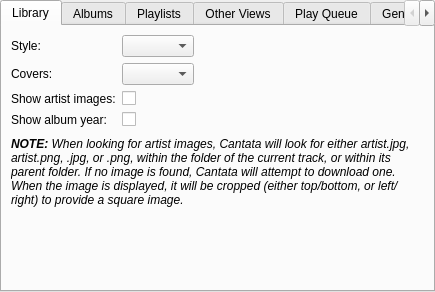
<?xml version="1.0" encoding="UTF-8"?>
<ui version="4.0">
 <class>InterfaceSettings</class>
 <widget class="QWidget" name="InterfaceSettings">
  <property name="geometry">
   <rect>
    <x>0</x>
    <y>0</y>
    <width>435</width>
    <height>292</height>
   </rect>
  </property>
  <property name="windowTitle">
   <string>Form</string>
  </property>
  <layout class="QVBoxLayout" name="verticalLayout">
   <property name="margin">
    <number>0</number>
   </property>
   <item>
    <widget class="QTabWidget" name="tabWidget">
     <property name="currentIndex">
      <number>0</number>
     </property>
     <property name="movable">
      <bool>false</bool>
     </property>
     <widget class="QWidget" name="tab">
      <attribute name="title">
       <string>Library</string>
      </attribute>
      <layout class="QVBoxLayout" name="verticalLayout_2">
       <item>
        <layout class="QFormLayout" name="formLayout">
         <property name="fieldGrowthPolicy">
          <enum>QFormLayout::ExpandingFieldsGrow</enum>
         </property>
         <item row="0" column="0">
          <widget class="BuddyLabel" name="label">
           <property name="text">
            <string>Style:</string>
           </property>
           <property name="buddy">
            <cstring>libraryView</cstring>
           </property>
          </widget>
         </item>
         <item row="0" column="1">
          <widget class="QComboBox" name="libraryView"/>
         </item>
         <item row="1" column="0">
          <widget class="BuddyLabel" name="label_5b">
           <property name="text">
            <string>Covers:</string>
           </property>
           <property name="buddy">
            <cstring>libraryCoverSize</cstring>
           </property>
          </widget>
         </item>
         <item row="1" column="1">
          <widget class="QComboBox" name="libraryCoverSize"/>
         </item>
         <item row="2" column="0">
          <widget class="BuddyLabel" name="libraryArtistImageLabel">
           <property name="text">
            <string>Show artist images:</string>
           </property>
           <property name="buddy">
            <cstring>libraryArtistImage</cstring>
           </property>
          </widget>
         </item>
         <item row="2" column="1">
          <widget class="OnOffButton" name="libraryArtistImage">
           <property name="text">
            <string/>
           </property>
          </widget>
         </item>
         <item row="3" column="0">
          <widget class="BuddyLabel" name="label_6">
           <property name="text">
            <string>Show album year:</string>
           </property>
           <property name="buddy">
            <cstring>libraryYear</cstring>
           </property>
          </widget>
         </item>
         <item row="3" column="1">
          <widget class="OnOffButton" name="libraryYear">
           <property name="text">
            <string/>
           </property>
          </widget>
         </item>
        </layout>
       </item>
       <item>
        <spacer name="verticalSpacer">
         <property name="orientation">
          <enum>Qt::Vertical</enum>
         </property>
         <property name="sizeType">
          <enum>QSizePolicy::Fixed</enum>
         </property>
         <property name="sizeHint" stdset="0">
          <size>
           <width>20</width>
           <height>4</height>
          </size>
         </property>
        </spacer>
       </item>
       <item>
        <widget class="QLabel" name="label_8">
         <property name="sizePolicy">
          <sizepolicy hsizetype="Preferred" vsizetype="MinimumExpanding">
           <horstretch>0</horstretch>
           <verstretch>0</verstretch>
          </sizepolicy>
         </property>
         <property name="text">
          <string>&lt;i&gt;&lt;b&gt;NOTE:&lt;/b&gt; When looking for artist images, Cantata will look for either artist.jpg, artist.png, &lt;Artist&gt;.jpg, or &lt;Artist&gt;.png,
within the folder of the current track, or within its parent folder. If no image is found, Cantata will attempt to download one.&lt;br/&gt;
When the image is displayed, it will be cropped (either top/bottom, or left/right) to provide a square image.&lt;/i&gt;</string>
         </property>
         <property name="alignment">
          <set>Qt::AlignLeading|Qt::AlignLeft|Qt::AlignTop</set>
         </property>
         <property name="wordWrap">
          <bool>true</bool>
         </property>
        </widget>
       </item>
      </layout>
     </widget>
     <widget class="QWidget" name="tab_2">
      <attribute name="title">
       <string>Albums</string>
      </attribute>
      <layout class="QFormLayout" name="formLayout_2">
       <property name="fieldGrowthPolicy">
        <enum>QFormLayout::ExpandingFieldsGrow</enum>
       </property>
       <item row="0" column="0">
        <widget class="BuddyLabel" name="label_3a">
         <property name="text">
          <string>Style:</string>
         </property>
         <property name="buddy">
          <cstring>albumsView</cstring>
         </property>
        </widget>
       </item>
       <item row="0" column="1">
        <widget class="QComboBox" name="albumsView"/>
       </item>
       <item row="1" column="0">
        <widget class="BuddyLabel" name="label_5c">
         <property name="text">
          <string>Covers:</string>
         </property>
         <property name="buddy">
          <cstring>albumsCoverSize</cstring>
         </property>
        </widget>
       </item>
       <item row="1" column="1">
        <widget class="QComboBox" name="albumsCoverSize"/>
       </item>
       <item row="2" column="0">
        <widget class="BuddyLabel" name="label_5x">
         <property name="text">
          <string>Sort albums:</string>
         </property>
         <property name="buddy">
          <cstring>albumsCoverSize</cstring>
         </property>
        </widget>
       </item>
       <item row="2" column="1">
        <widget class="QComboBox" name="albumSort">
         <item>
          <property name="text">
           <string>Album/Artist</string>
          </property>
         </item>
         <item>
          <property name="text">
           <string>Artist/Album</string>
          </property>
         </item>
         <item>
          <property name="text">
           <string>Artist/Year/Album</string>
          </property>
         </item>
        </widget>
       </item>
      </layout>
     </widget>
     <widget class="QWidget" name="tab_6">
      <attribute name="title">
       <string>Playlists</string>
      </attribute>
      <layout class="QFormLayout" name="formLayout_6">
       <property name="fieldGrowthPolicy">
        <enum>QFormLayout::ExpandingFieldsGrow</enum>
       </property>
       <item row="0" column="0">
        <widget class="BuddyLabel" name="label_3">
         <property name="text">
          <string>Style:</string>
         </property>
         <property name="buddy">
          <cstring>playlistsView</cstring>
         </property>
        </widget>
       </item>
       <item row="0" column="1">
        <widget class="QComboBox" name="playlistsView"/>
       </item>
       <item row="1" column="0">
        <widget class="BuddyLabel" name="playListsStartClosedLabel">
         <property name="text">
          <string>Initially collapse albums:</string>
         </property>
         <property name="buddy">
          <cstring>playListsStartClosed</cstring>
         </property>
        </widget>
       </item>
       <item row="1" column="1">
        <widget class="OnOffButton" name="playListsStartClosed">
         <property name="text">
          <string/>
         </property>
        </widget>
       </item>
      </layout>
     </widget>
     <widget class="QWidget" name="tab_3">
      <attribute name="title">
       <string>Other Views</string>
      </attribute>
      <layout class="QFormLayout" name="formLayout_3">
       <property name="fieldGrowthPolicy">
        <enum>QFormLayout::ExpandingFieldsGrow</enum>
       </property>
       <item row="0" column="0">
        <widget class="BuddyLabel" name="label_2">
         <property name="text">
          <string>Folder view style:</string>
         </property>
         <property name="buddy">
          <cstring>folderView</cstring>
         </property>
        </widget>
       </item>
       <item row="0" column="1">
        <widget class="QComboBox" name="folderView"/>
       </item>
       <item row="1" column="0">
        <widget class="BuddyLabel" name="label_x">
         <property name="text">
          <string>Streams view style:</string>
         </property>
         <property name="buddy">
          <cstring>streamsView</cstring>
         </property>
        </widget>
       </item>
       <item row="1" column="1">
        <widget class="QComboBox" name="streamsView"/>
       </item>
       <item row="2" column="0">
        <widget class="BuddyLabel" name="devicesViewLabel">
         <property name="text">
          <string>Devices view style:</string>
         </property>
         <property name="buddy">
          <cstring>devicesView</cstring>
         </property>
        </widget>
       </item>
       <item row="2" column="1">
        <widget class="QComboBox" name="devicesView"/>
       </item>
       <item row="3" column="0">
        <widget class="BuddyLabel" name="label_5">
         <property name="text">
          <string>Use cover as lyrics background:</string>
         </property>
         <property name="buddy">
          <cstring>lyricsBgnd</cstring>
         </property>
        </widget>
       </item>
       <item row="3" column="1">
        <widget class="OnOffButton" name="lyricsBgnd">
         <property name="text">
          <string/>
         </property>
        </widget>
       </item>
      </layout>
     </widget>
     <widget class="QWidget" name="tab_5">
      <attribute name="title">
       <string>Play Queue</string>
      </attribute>
      <layout class="QFormLayout" name="formLayout_5">
       <property name="fieldGrowthPolicy">
        <enum>QFormLayout::ExpandingFieldsGrow</enum>
       </property>
       <item row="0" column="0">
        <widget class="BuddyLabel" name="playQueueScrollLabel">
         <property name="text">
          <string>Scroll to current track:</string>
         </property>
         <property name="buddy">
          <cstring>playQueueScroll</cstring>
         </property>
        </widget>
       </item>
       <item row="0" column="1">
        <widget class="OnOffButton" name="playQueueScroll"/>
       </item>
       <item row="1" column="0">
        <widget class="BuddyLabel" name="playQueueGroupedLabel">
         <property name="text">
          <string>Style:</string>
         </property>
         <property name="buddy">
          <cstring>playQueueGrouped</cstring>
         </property>
        </widget>
       </item>
       <item row="1" column="1">
        <widget class="QComboBox" name="playQueueGrouped">
         <item>
          <property name="text">
           <string>Table</string>
          </property>
         </item>
         <item>
          <property name="text">
           <string>Grouped Albums</string>
          </property>
         </item>
        </widget>
       </item>
       <item row="2" column="0">
        <widget class="BuddyLabel" name="playQueueAutoExpandLabel">
         <property name="text">
          <string>Automatically expand current album:</string>
         </property>
         <property name="buddy">
          <cstring>playQueueAutoExpand</cstring>
         </property>
        </widget>
       </item>
       <item row="2" column="1">
        <widget class="OnOffButton" name="playQueueAutoExpand">
         <property name="text">
          <string/>
         </property>
        </widget>
       </item>
       <item row="3" column="0">
        <widget class="BuddyLabel" name="playQueueStartClosedLabel">
         <property name="text">
          <string>Initially collapse albums:</string>
         </property>
         <property name="buddy">
          <cstring>playQueueStartClosed</cstring>
         </property>
        </widget>
       </item>
       <item row="3" column="1">
        <widget class="OnOffButton" name="playQueueStartClosed">
         <property name="text">
          <string/>
         </property>
        </widget>
       </item>
      </layout>
     </widget>
     <widget class="QWidget" name="tab_4">
      <attribute name="title">
       <string>General</string>
      </attribute>
      <layout class="QVBoxLayout" name="verticalLayout_3">
       <item>
        <layout class="QFormLayout" name="formLayout_4">
         <property name="fieldGrowthPolicy">
          <enum>QFormLayout::ExpandingFieldsGrow</enum>
         </property>
         <item row="0" column="0">
          <widget class="BuddyLabel" name="label_7">
           <property name="text">
            <string>Group single track albums:</string>
           </property>
           <property name="buddy">
            <cstring>groupSingle</cstring>
           </property>
          </widget>
         </item>
         <item row="0" column="1">
          <widget class="OnOffButton" name="groupSingle">
           <property name="text">
            <string/>
           </property>
          </widget>
         </item>
         <item row="1" column="0">
          <widget class="BuddyLabel" name="groupMultipleLabel">
           <property name="text">
            <string>Multiple artist albums:</string>
           </property>
           <property name="buddy">
            <cstring>groupMultiple</cstring>
           </property>
          </widget>
         </item>
         <item row="1" column="1">
          <widget class="QComboBox" name="groupMultiple"/>
         </item>
         <item row="2" column="0">
          <widget class="BuddyLabel" name="showDeleteActionLabel">
           <property name="text">
            <string>Show delete action in context menus:</string>
           </property>
           <property name="buddy">
            <cstring>showDeleteAction</cstring>
           </property>
          </widget>
         </item>
         <item row="2" column="1">
          <widget class="OnOffButton" name="showDeleteAction">
           <property name="text">
            <string/>
           </property>
          </widget>
         </item>
         <item row="3" column="0">
          <widget class="BuddyLabel" name="storeCoversInMpdDirLabel">
           <property name="text">
            <string>Save downloaded covers in music folder:</string>
           </property>
           <property name="buddy">
            <cstring>storeCoversInMpdDir</cstring>
           </property>
          </widget>
         </item>
         <item row="3" column="1">
          <widget class="OnOffButton" name="storeCoversInMpdDir"/>
         </item>
         <item row="4" column="0">
          <widget class="BuddyLabel" name="label_4">
           <property name="text">
            <string>Save downloaded lyrics in music folder:</string>
           </property>
           <property name="buddy">
            <cstring>storeLyricsInMpdDir</cstring>
           </property>
          </widget>
         </item>
         <item row="4" column="1">
          <widget class="OnOffButton" name="storeLyricsInMpdDir">
           <property name="text">
            <string/>
           </property>
          </widget>
         </item>
         <item row="5" column="0">
          <widget class="BuddyLabel" name="forceSingleClick_label">
           <property name="text">
            <string>Enforce single-click activation of items:</string>
           </property>
           <property name="buddy">
            <cstring>forceSingleClick</cstring>
           </property>
          </widget>
         </item>
         <item row="5" column="1">
          <widget class="OnOffButton" name="forceSingleClick">
           <property name="text">
            <string/>
           </property>
          </widget>
         </item>
        </layout>
       </item>
       <item>
        <spacer name="verticalSpacer_2">
         <property name="orientation">
          <enum>Qt::Vertical</enum>
         </property>
         <property name="sizeType">
          <enum>QSizePolicy::Fixed</enum>
         </property>
         <property name="sizeHint" stdset="0">
          <size>
           <width>20</width>
           <height>4</height>
          </size>
         </property>
        </spacer>
       </item>
       <item>
        <widget class="QLabel" name="label_9">
         <property name="sizePolicy">
          <sizepolicy hsizetype="Preferred" vsizetype="MinimumExpanding">
           <horstretch>0</horstretch>
           <verstretch>0</verstretch>
          </sizepolicy>
         </property>
         <property name="text">
          <string>&lt;i&gt;&lt;b&gt;NOTE:&lt;/b&gt; Changing the &quot;Enforce single-click activation of items&quot; setting will require a re-start of Cantata.&lt;/i&gt;</string>
         </property>
         <property name="alignment">
          <set>Qt::AlignLeading|Qt::AlignLeft|Qt::AlignTop</set>
         </property>
         <property name="wordWrap">
          <bool>true</bool>
         </property>
        </widget>
       </item>
      </layout>
     </widget>
    </widget>
   </item>
  </layout>
 </widget>
 <customwidgets>
  <customwidget>
   <class>OnOffButton</class>
   <extends>QCheckBox</extends>
   <header>onoffbutton.h</header>
  </customwidget>
  <customwidget>
   <class>BuddyLabel</class>
   <extends>QLabel</extends>
   <header>buddylabel.h</header>
  </customwidget>
 </customwidgets>
 <tabstops>
  <tabstop>tabWidget</tabstop>
  <tabstop>libraryView</tabstop>
  <tabstop>libraryCoverSize</tabstop>
  <tabstop>libraryArtistImage</tabstop>
  <tabstop>libraryYear</tabstop>
  <tabstop>albumsView</tabstop>
  <tabstop>albumsCoverSize</tabstop>
  <tabstop>albumSort</tabstop>
  <tabstop>playlistsView</tabstop>
  <tabstop>playListsStartClosed</tabstop>
  <tabstop>folderView</tabstop>
  <tabstop>streamsView</tabstop>
  <tabstop>devicesView</tabstop>
  <tabstop>lyricsBgnd</tabstop>
  <tabstop>playQueueScroll</tabstop>
  <tabstop>playQueueGrouped</tabstop>
  <tabstop>playQueueAutoExpand</tabstop>
  <tabstop>playQueueStartClosed</tabstop>
  <tabstop>groupSingle</tabstop>
  <tabstop>groupMultiple</tabstop>
  <tabstop>showDeleteAction</tabstop>
  <tabstop>storeCoversInMpdDir</tabstop>
  <tabstop>storeLyricsInMpdDir</tabstop>
  <tabstop>forceSingleClick</tabstop>
 </tabstops>
 <resources/>
 <connections/>
</ui>
